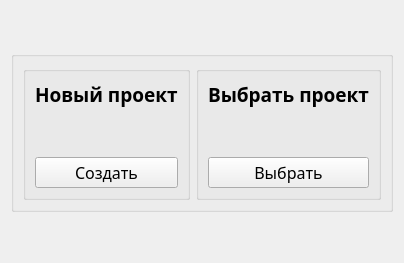
           <widget class="QWidget" name="page_processingChoiceProject">
            <layout class="QVBoxLayout" name="verticalLayout_19">
             <item>
              <spacer name="verticalSpacer_processingProjectOptionsTop">
               <property name="orientation">
                <enum>Qt::Orientation::Vertical</enum>
               </property>
               <property name="sizeHint" stdset="0">
                <size>
                 <width>20</width>
                 <height>40</height>
                </size>
               </property>
              </spacer>
             </item>
             <item>
              <widget class="QGroupBox" name="groupBox_processingProjectOptions">
               <property name="title">
                <string/>
               </property>
               <property name="flat">
                <bool>true</bool>
               </property>
               <layout class="QHBoxLayout" name="horizontalLayout_6">
                <item>
                 <widget class="QGroupBox" name="groupBox_newProject">
                  <property name="title">
                   <string/>
                  </property>
                  <layout class="QVBoxLayout" name="verticalLayout_8">
                   <item>
                    <widget class="QLabel" name="label_newProjectTitle">
                     <property name="font">
                      <font>
                       <family>Rubik</family>
                       <pointsize>14</pointsize>
                       <bold>true</bold>
                      </font>
                     </property>
                     <property name="text">
                      <string>Новый проект</string>
                     </property>
                    </widget>
                   </item>
                   <item>
                    <widget class="QLabel" name="label_newProjectIcon">
                     <property name="font">
                      <font>
                       <family>Rubik</family>
                       <pointsize>20</pointsize>
                      </font>
                     </property>
                     <property name="text">
                      <string>&lt;ICON&gt;</string>
                     </property>
                    </widget>
                   </item>
                   <item>
                    <widget class="QPushButton" name="pushButton_newProject">
                     <property name="font">
                      <font>
                       <family>Rubik</family>
                       <pointsize>12</pointsize>
                      </font>
                     </property>
                     <property name="text">
                      <string>Создать</string>
                     </property>
                    </widget>
                   </item>
                  </layout>
                 </widget>
                </item>
                <item>
                 <widget class="QGroupBox" name="groupBox_chooseProject">
                  <property name="title">
                   <string/>
                  </property>
                  <layout class="QVBoxLayout" name="verticalLayout_7">
                   <item>
                    <widget class="QLabel" name="label_chooseProjectTitle">
                     <property name="font">
                      <font>
                       <family>Rubik</family>
                       <pointsize>14</pointsize>
                       <bold>true</bold>
                      </font>
                     </property>
                     <property name="text">
                      <string>Выбрать проект</string>
                     </property>
                    </widget>
                   </item>
                   <item>
                    <widget class="QLabel" name="label_chooseProjectIcon">
                     <property name="font">
                      <font>
                       <family>Rubik</family>
                       <pointsize>20</pointsize>
                      </font>
                     </property>
                     <property name="text">
                      <string>&lt;ICON&gt;</string>
                     </property>
                    </widget>
                   </item>
                   <item>
                    <widget class="QPushButton" name="pushButton_chooseProject">
                     <property name="font">
                      <font>
                       <family>Rubik</family>
                       <pointsize>12</pointsize>
                      </font>
                     </property>
                     <property name="text">
                      <string>Выбрать</string>
                     </property>
                    </widget>
                   </item>
                  </layout>
                 </widget>
                </item>
               </layout>
              </widget>
             </item>
             <item>
              <spacer name="verticalSpacer_processingProjectOptionsBottom">
               <property name="orientation">
                <enum>Qt::Orientation::Vertical</enum>
               </property>
               <property name="sizeHint" stdset="0">
                <size>
                 <width>20</width>
                 <height>40</height>
                </size>
               </property>
              </spacer>
             </item>
            </layout>
           </widget>
